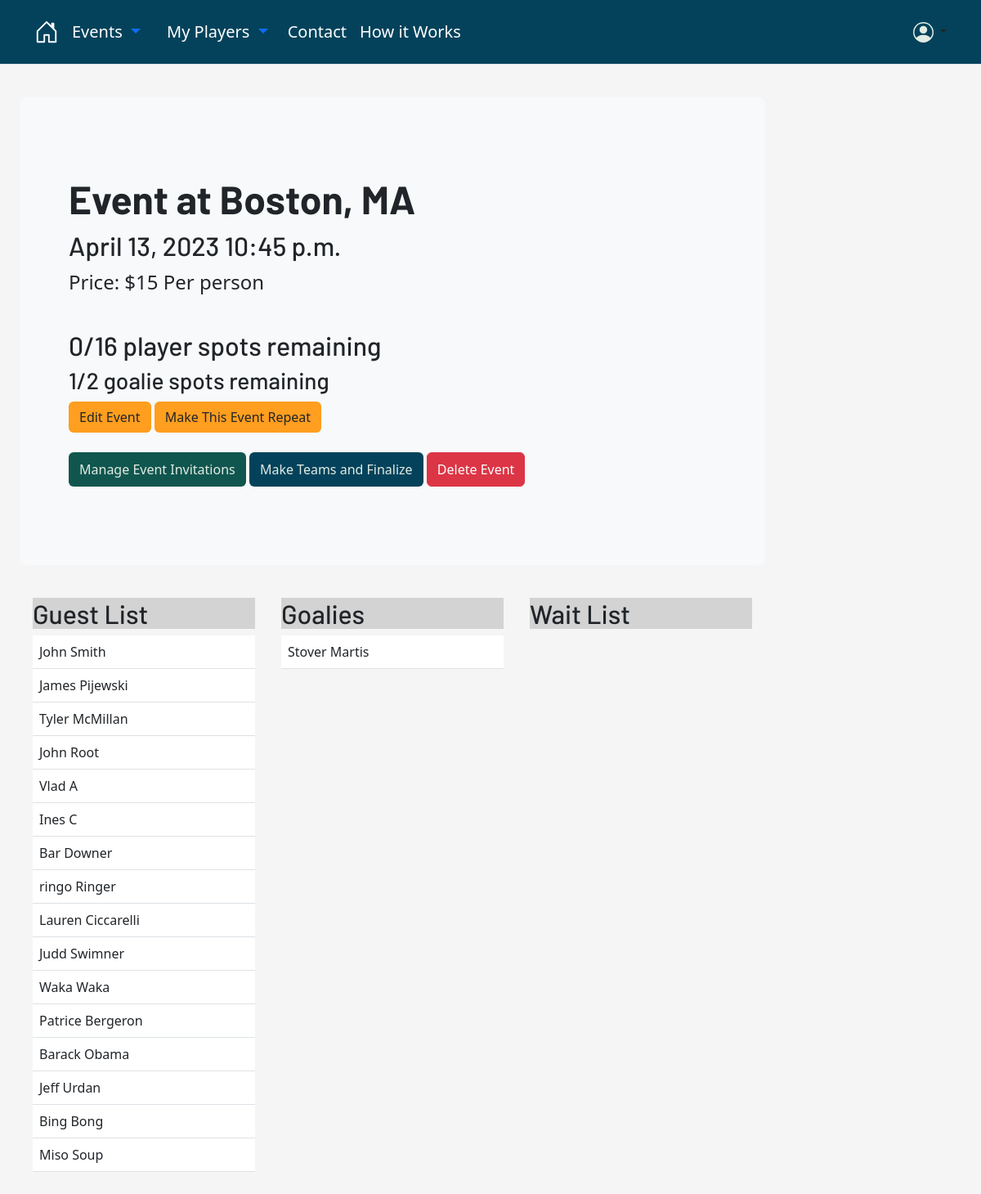
/organize/10 (signed in), run on an earlier commit of the app's database.
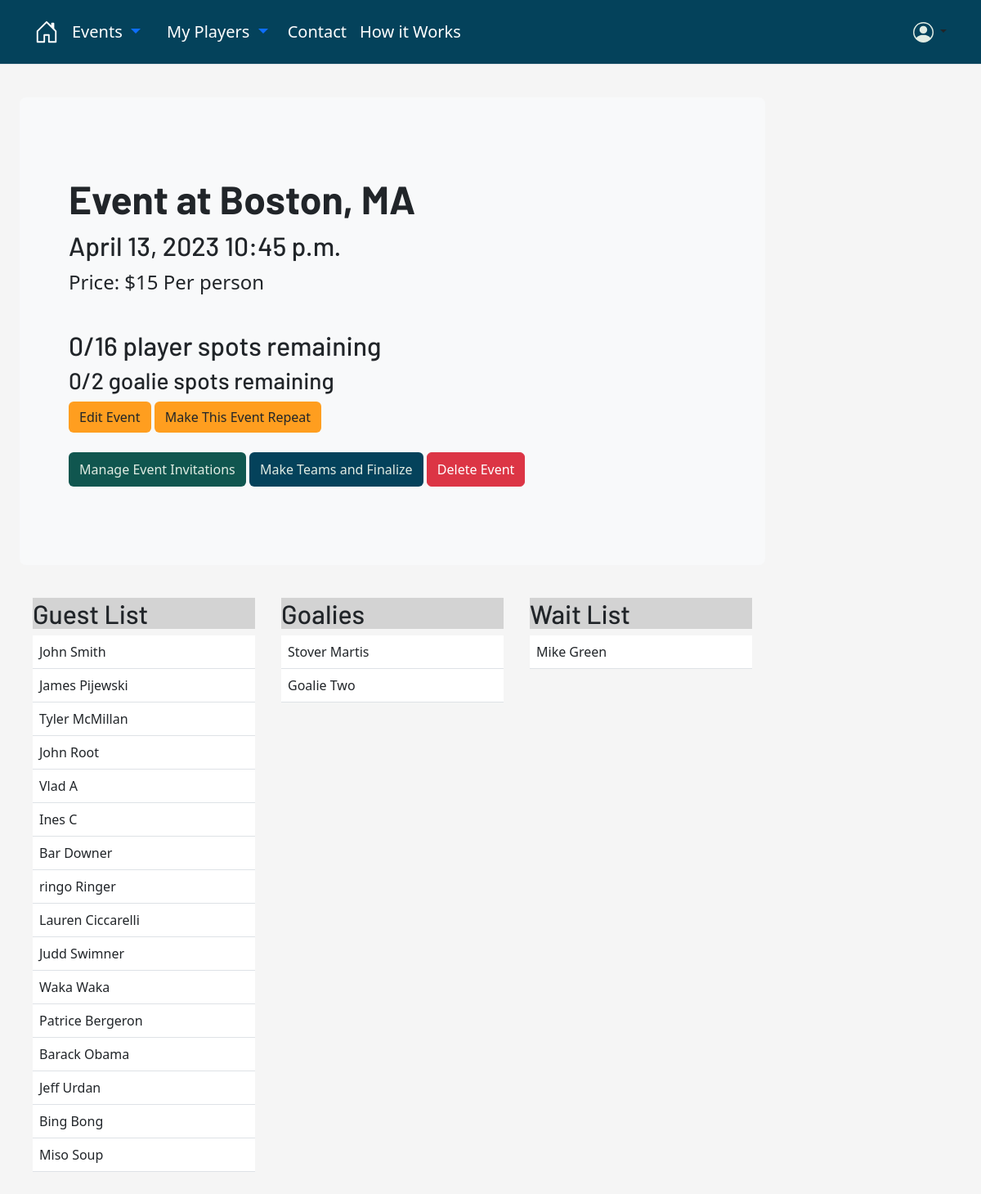
And on a later commit of the database.
### OrgDash/models.py (models this page shows, shortened)
class Invitation(models.Model):
    host = models.ForeignKey(User, on_delete= models.CASCADE, default= 1)
    guest = models.ForeignKey(Player, on_delete=models.CASCADE)
    event = models.ForeignKey(Skate, on_delete=models.CASCADE)
    date_invited = models.DateTimeField(auto_now_add=True)
    STATUS_CHOICES = [
        ('Yes','Yes'),
        ('No','No'),
        ('Waitlist','Put me on the waitlist'),
    ]
    will_you_attend = models.CharField(max_length=256, choices=STATUS_CHOICES, default ='No')
    class Meta():
        unique_together= ("guest", "event")

class Player(models.Model):
    first_name = models.CharField(max_length=150, default= None)
    last_name = models.CharField(max_length=150, default= None)
    email = models.EmailField(max_length=150, default= None)
    skill = models.DecimalField(max_digits=4, decimal_places=1)
    created_by = models.ForeignKey(User, on_delete= models.CASCADE, default= 1)
    goalie = models.BooleanField(default= False, null= True)
    def __str__(self):
        return (self.first_name + " " + self.last_name)
    class Meta():
        unique_together= ("created_by", "email")

### OrgDash/views.py (the view)
# urls.py: path('<int:pk>', views.EventDash, name = 'event_detail'),
def EventDash(request, pk): #TODO waitlist. button to change rsvp to no. Be able to update auto settings.
    active_user = request.user.pk
    active_event = Skate.objects.get(pk=pk)
    all_invited = Invitation.objects.filter(Q(host= active_user) & Q(event=active_event))
    invites_sent = len(all_invited)
    guest_list = Invitation.objects.filter(Q(host= active_user) & Q(event=active_event) & Q(will_you_attend= 'Yes'))
    goalie_list = []
    player_list = []
    for guest in guest_list:
        if guest.guest.goalie:
            goalie_list.append(guest)
        else:
            player_list.append(guest)
    wait_list_obj = Waitlist.objects.get_or_create(event=active_event)
    wait_list = wait_list_obj[0].guests.all()
    spots_left = active_event.max_players - len(player_list)
    goalie_spots_left = active_event.max_goalies - len(goalie_list)
    context = {'event': active_event, 'guest_list': player_list, 'goalie_list':goalie_list, 'spots_left': spots_left, 'goalie_spots_left': goalie_spots_left,
                 'invites_sent':invites_sent, 'wait_list':wait_list}
    return render(request, 'OrgDash/Skates/event_detail.html', context)

### OrgDash/templates/OrgDash/Skates/event_detail.html (shortened to what this page needs)
{% extends 'base.html' %}
{% block body_block %}
{% load static %}
<div class="wrapper">
    <div class="content">
        <div class="container">
            <div class="container py-4">
                <div class="p-5 mb-4 bg-light rounded-3">
                  <div class="container-fluid py-5">
                    <h1 class="display-5 fw-bold">Event at {{event.location}} </h1>
                    <h2 class="display-7">{{event.date}} {{event.time}}</h2>
                    <p class="col-md-8 fs-4">Price: ${{event.price}} Per person</p>
                    <br>
                    <h2>{{spots_left}}/{{event.max_players}} player spots remaining </h2>
                    <h3>{{goalie_spots_left}}/{{event.max_goalies}} goalie spots remaining</h3>
                    <a class="btn btn btn-gold" role="button" href="{% url 'OrgDash:event_update' event.pk %}">Edit Event</a>
                    {% if event.recurring_event %}
                    <a class="btn btn btn-gold" role="button" href="{% url 'OrgDash:skate_repeat_settings' event.pk %}">Manage Recurring Event Settings</a>
                    {% else %}
                    <a class="btn btn btn-gold" role="button" href="{% url 'OrgDash:init_skate_repeat_settings' event.pk %}">Make This Event Repeat</a>
                    {% endif %}
                    <br>
                    <br>
                    <a class="btn btn-green py-2 " role="button" href="{% url 'OrgDash:invite_list' event.pk %}">Manage Event Invitations</a>
                    {% if spots_left != event.max_guests %}
                    <a class="btn btn-blue py-2 " role="button" href="{% url 'OrgDash:make_teams' event.pk %}">Make Teams and Finalize</a>
                    {% endif %}
                    <a class="btn btn-danger py-2 " role="button" href="{% url 'OrgDash:delete_event' event.pk %}">Delete Event</a>
                  </div>
                </div>
                <div class="d-flex justify-content-evenly">
                    <div class="table p-3">
                        <div class="table-header">
                            <h2>Guest List</h2>
                        </div>
                            <table class="table table-hover table">
                                <tbody>
                                    {% for guest in guest_list %}
                                  <tr>
                                    <td>{{guest.guest}}</td>
                                    {% endfor %}
                                  </tr>
                                </tbody>
                              </table>
                    </div>
                    <div class="table p-3">
                      <div class="table-header">
                          <h2>Goalies</h2>
                      </div>
                          <table class="table table-hover table">
                              <tbody>
                                  {% for guest in goalie_list %}
                                <tr>
                                  <td>{{guest.guest}}</td>
                                  {% endfor %}
                                </tr>
                              </tbody>
                            </table>
                  </div>
                    <div class="table p-3">
                        <div class="table-header">
                            <h2>Wait List</h2>
                        </div>
                            <table class="table table-hover table">
                                <tbody>
                                    {% for guest in wait_list %}
                                  <tr>
                                    <td>{{guest}}</td>
                                    {% endfor %}
                                  </tr>
                                </tbody>
                              </table>
                    </div>
                    </div>
                </div>
                </div>
    </div>
</div>
{% endblock %}

What changed in the data, as far as the page shows it:
now on this page (row edited): Invitation: guest "Goalie Two", shown under "Goalies"
now on this page (row edited): Player: first_name+last_name "Mike Green"
Also different on the page:
{{ goalie_spots_left }}: "1" → "0"
